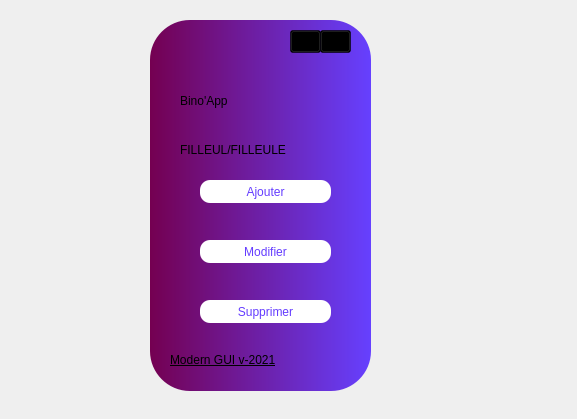
<?xml version="1.0" encoding="UTF-8"?>
<ui version="4.0">
 <class>Dialog</class>
 <widget class="QDialog" name="Dialog">
  <property name="geometry">
   <rect>
    <x>0</x>
    <y>0</y>
    <width>577</width>
    <height>419</height>
   </rect>
  </property>
  <property name="windowTitle">
   <string>Dialog</string>
  </property>
  <widget class="QFrame" name="frame">
   <property name="geometry">
    <rect>
     <x>150</x>
     <y>20</y>
     <width>221</width>
     <height>371</height>
    </rect>
   </property>
   <property name="styleSheet">
    <string notr="true">QWidget#frame{
background-color: qlineargradient(spread:pad, x1:0, y1:0, x2:1, y2:0, stop:0 rgba(116, 0, 81, 255), stop:1 rgba(102, 64, 255, 255));
border-radius:40px;}</string>
   </property>
   <property name="frameShape">
    <enum>QFrame::StyledPanel</enum>
   </property>
   <property name="frameShadow">
    <enum>QFrame::Raised</enum>
   </property>
   <widget class="QPushButton" name="pushButton">
    <property name="geometry">
     <rect>
      <x>50</x>
      <y>160</y>
      <width>131</width>
      <height>23</height>
     </rect>
    </property>
    <property name="styleSheet">
     <string notr="true">QPushButton{
color:qlineargradient(spread:pad, x1:0, y1:0, x2:1, y2:0, stop:0 rgba(106, 0, 91, 255), stop:1 rgba(100, 60, 255, 255));
border-radius: 10px;
background-color:white;
font:10pt &quot;Verdana Pro Semibold&quot;;
}
QPushButton:hover{
border-top-color:#084870;
background:white;
color:#c910c9;
}
QPushButton:active{
border-top-color:#409ad6;
background:white;
}
</string>
    </property>
    <property name="text">
     <string>Ajouter</string>
    </property>
   </widget>
   <widget class="QPushButton" name="pushButton_2">
    <property name="geometry">
     <rect>
      <x>50</x>
      <y>220</y>
      <width>131</width>
      <height>23</height>
     </rect>
    </property>
    <property name="styleSheet">
     <string notr="true">QPushButton{
color:qlineargradient(spread:pad, x1:0, y1:0, x2:1, y2:0, stop:0 rgba(106, 0, 91, 255), stop:1 rgba(100, 60, 255, 255));
border-radius: 10px;
background-color:white;
font:10pt &quot;Verdana Pro Semibold&quot;;
}
QPushButton:hover{
border-top-color:#084870;
background:white;
color:#c910c9;
}
QPushButton:active{
border-top-color:#409ad6;
background:white;
}
</string>
    </property>
    <property name="text">
     <string>Modifier</string>
    </property>
   </widget>
   <widget class="QPushButton" name="pushButton_3">
    <property name="geometry">
     <rect>
      <x>50</x>
      <y>280</y>
      <width>131</width>
      <height>23</height>
     </rect>
    </property>
    <property name="styleSheet">
     <string notr="true">QPushButton{
color:qlineargradient(spread:pad, x1:0, y1:0, x2:1, y2:0, stop:0 rgba(106, 0, 91, 255), stop:1 rgba(100, 60, 255, 255));
border-radius: 10px;
background-color:white;
font:10pt &quot;Verdana Pro Semibold&quot;;
}
QPushButton:hover{
border-top-color:#084870;
background:white;
color:#c910c9;
}
QPushButton:active{
border-top-color:#409ad6;
background:white;
}
</string>
    </property>
    <property name="text">
     <string>Supprimer</string>
    </property>
   </widget>
   <widget class="QLabel" name="app_name">
    <property name="geometry">
     <rect>
      <x>30</x>
      <y>60</y>
      <width>161</width>
      <height>41</height>
     </rect>
    </property>
    <property name="styleSheet">
     <string notr="true">font: 30pt &quot;Forte&quot;;</string>
    </property>
    <property name="text">
     <string>Bino'App</string>
    </property>
   </widget>
   <widget class="QLabel" name="label">
    <property name="geometry">
     <rect>
      <x>20</x>
      <y>330</y>
      <width>121</width>
      <height>20</height>
     </rect>
    </property>
    <property name="styleSheet">
     <string notr="true">
font: 8pt &quot;Bradley Hand ITC&quot;;
text-decoration: underline;</string>
    </property>
    <property name="text">
     <string>Modern GUI v-2021</string>
    </property>
   </widget>
   <widget class="QPushButton" name="pushButton_4">
    <property name="geometry">
     <rect>
      <x>140</x>
      <y>10</y>
      <width>31</width>
      <height>23</height>
     </rect>
    </property>
    <property name="styleSheet">
     <string notr="true">background:transparent;</string>
    </property>
    <property name="text">
     <string/>
    </property>
    <property name="icon">
     <iconset>
      <normaloff>:/icones/accueil.png</normaloff>:/icones/accueil.png</iconset>
    </property>
   </widget>
   <widget class="QPushButton" name="pushButton_5">
    <property name="geometry">
     <rect>
      <x>170</x>
      <y>10</y>
      <width>31</width>
      <height>23</height>
     </rect>
    </property>
    <property name="styleSheet">
     <string notr="true">background:transparent;</string>
    </property>
    <property name="text">
     <string/>
    </property>
    <property name="icon">
     <iconset>
      <normaloff>:/icones/effacer.png</normaloff>:/icones/effacer.png</iconset>
    </property>
   </widget>
   <widget class="QLabel" name="label_2">
    <property name="geometry">
     <rect>
      <x>30</x>
      <y>120</y>
      <width>161</width>
      <height>20</height>
     </rect>
    </property>
    <property name="styleSheet">
     <string notr="true">font: 12pt &quot;Comic Sans MS&quot;;
</string>
    </property>
    <property name="text">
     <string>FILLEUL/FILLEULE</string>
    </property>
   </widget>
   <widget class="QPushButton" name="pushButton_6">
    <property name="geometry">
     <rect>
      <x>140</x>
      <y>10</y>
      <width>31</width>
      <height>23</height>
     </rect>
    </property>
    <property name="styleSheet">
     <string notr="true">background:transparent;</string>
    </property>
    <property name="text">
     <string/>
    </property>
    <property name="icon">
     <iconset resource="photos.qrc">
      <normaloff>:/C:/Users/Aude KOUASSY/Desktop/icones/accueil.png</normaloff>:/C:/Users/Aude KOUASSY/Desktop/icones/accueil.png</iconset>
    </property>
   </widget>
   <widget class="QPushButton" name="pushButton_7">
    <property name="geometry">
     <rect>
      <x>170</x>
      <y>10</y>
      <width>31</width>
      <height>23</height>
     </rect>
    </property>
    <property name="styleSheet">
     <string notr="true">background:transparent;</string>
    </property>
    <property name="text">
     <string/>
    </property>
    <property name="icon">
     <iconset resource="photos.qrc">
      <normaloff>:/C:/Users/Aude KOUASSY/Desktop/icones/effacer.png</normaloff>:/C:/Users/Aude KOUASSY/Desktop/icones/effacer.png</iconset>
    </property>
   </widget>
  </widget>
 </widget>
 <resources>
  <include location="photos.qrc"/>
  <include location="photos.qrc"/>
 </resources>
 <connections/>
</ui>
